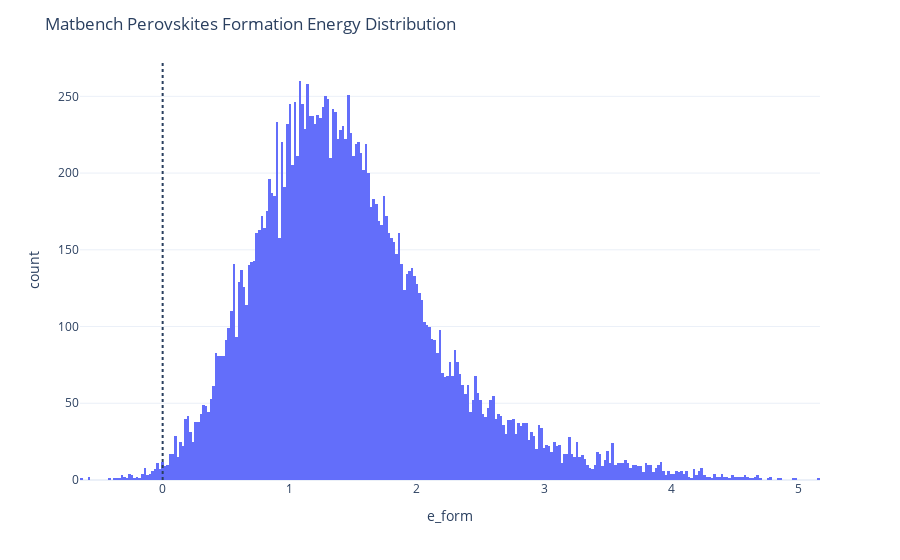

Here is the notebook cell this chart was saved with:
### Code cell
fig = px.histogram(df_perov, x="e_form", nbins=300)

fig.update_layout(title="Matbench Perovskites Formation Energy Distribution")

fig.add_vline(x=0, fillcolor="black", line_width=2, line_dash="dot")

### Figure 1 — Plotly figure (JSON) as saved in the notebook; plotly's stock layout.template omitted (floating-point values rounded to 4 significant figures; data arrays with more than 128 entries replaced by an {"elided": "..."} marker saying what was removed)
{"data": [{"alignmentgroup": "True", "bingroup": "x", "hovertemplate": "e_form=%{x}<br>count=%{y}<extra></extra>", "legendgroup": "", "marker": {"color": "#636efa", "pattern": {"shape": ""}}, "name": "", "nbinsx": 300, "offsetgroup": "", "orientation": "v", "showlegend": false, "type": "histogram", "x": {"elided": "18928 float values"}, "xaxis": "x", "yaxis": "y"}], "layout": {"barmode": "relative", "legend": {"tracegroupgap": 0}, "margin": {"t": 60}, "shapes": [{"fillcolor": "black", "line": {"dash": "dot", "width": 2}, "type": "line", "x0": 0, "x1": 0, "xref": "x", "y0": 0, "y1": 1, "yref": "y domain"}], "title": {"text": "Matbench Perovskites Formation Energy Distribution"}, "xaxis": {"anchor": "y", "domain": [0, 1], "title": {"text": "e_form"}}, "yaxis": {"anchor": "x", "domain": [0, 1], "title": {"text": "count"}}}}
